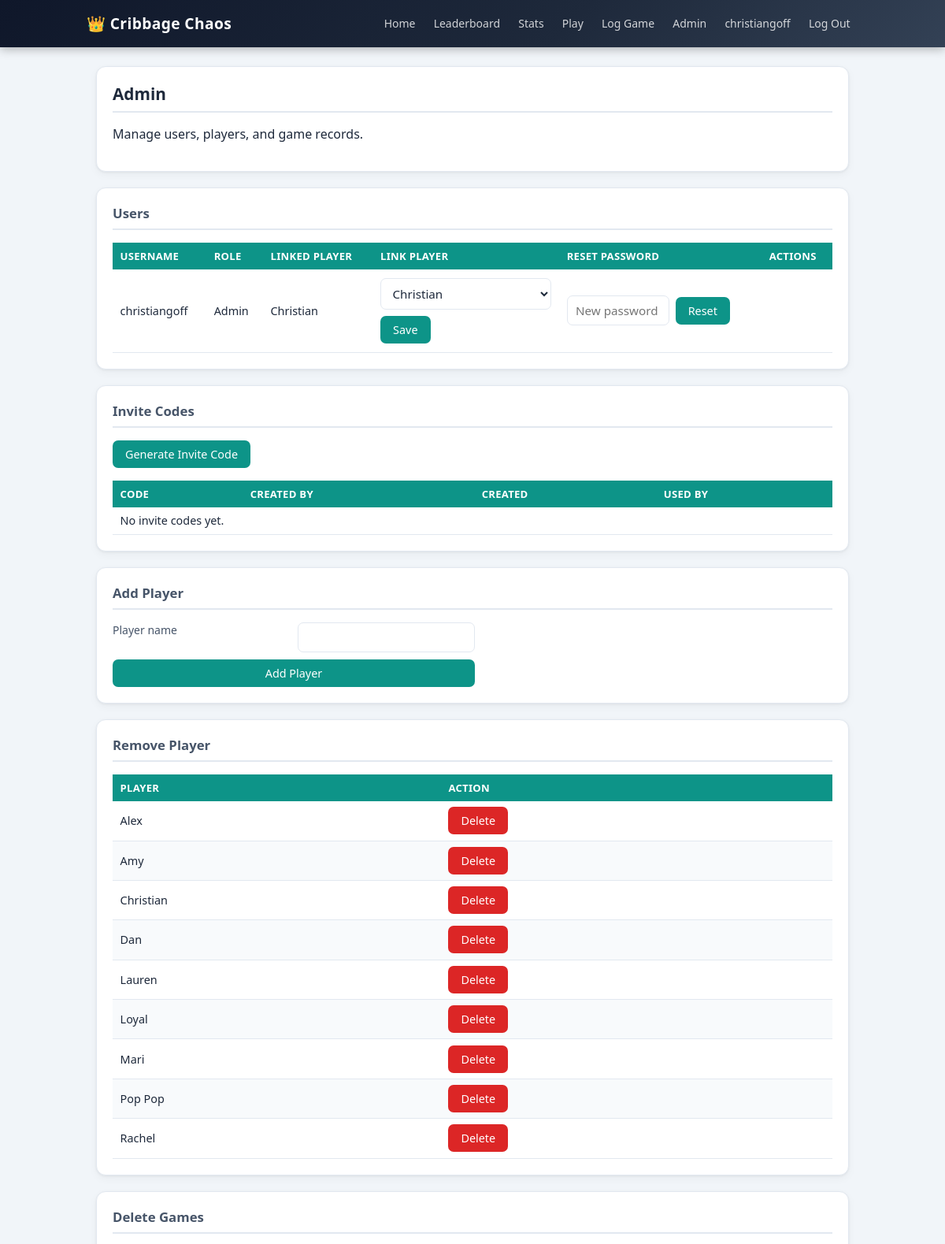
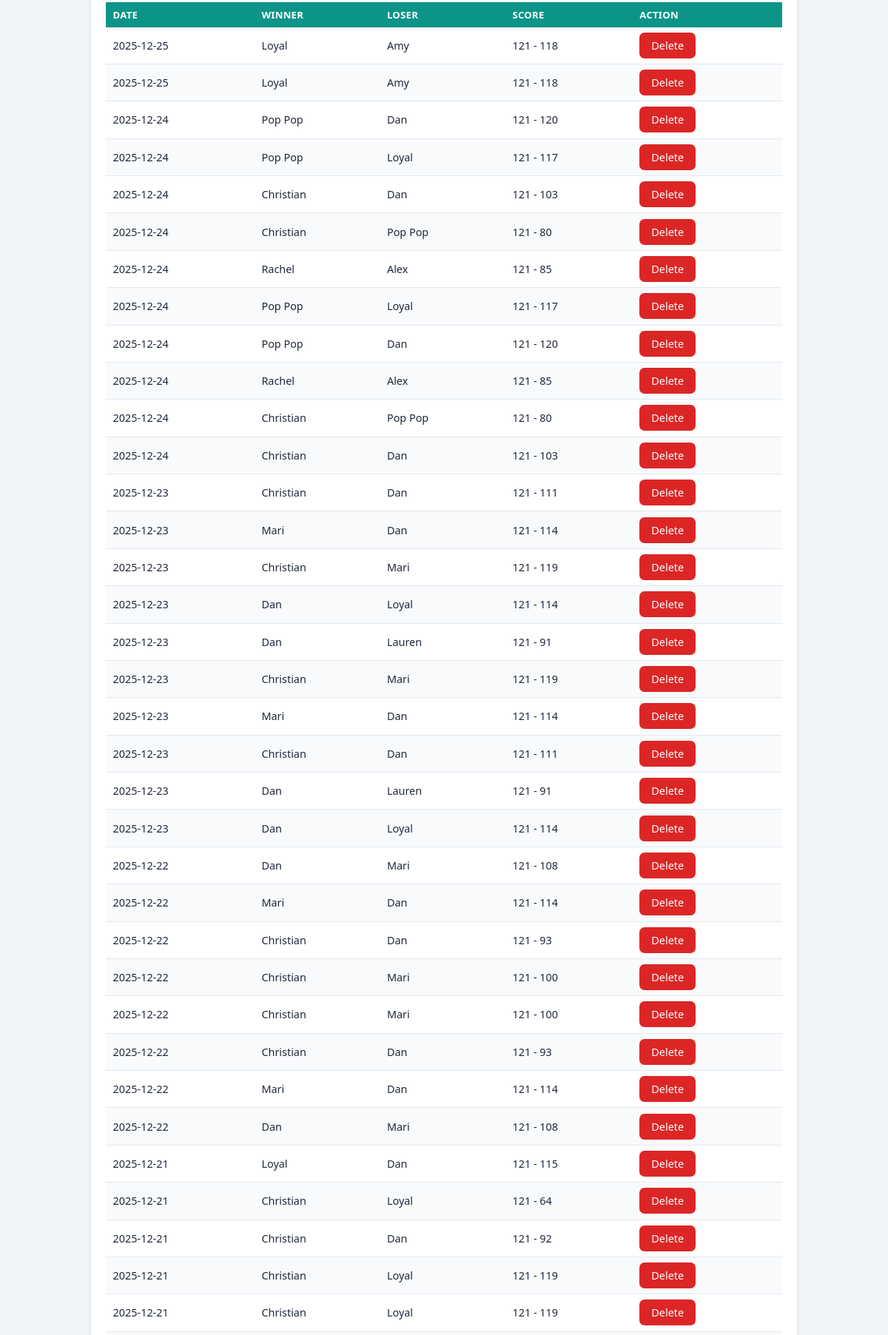
The page /admin (signed in, upper part) on the database its author committed (2 pictures, top to bottom).
### app.py (models this page shows, shortened)
class User(db.Model):
    __tablename__ = "users"
    id = db.Column(db.Integer, primary_key=True)
    username = db.Column(db.String(80), unique=True, nullable=False)
    password_hash = db.Column(db.String(200), nullable=False)
    is_admin = db.Column(db.Boolean, default=False, nullable=False)
    player_id = db.Column(db.Integer, db.ForeignKey("players.id"), nullable=True)
    created_at = db.Column(db.DateTime, nullable=False, default=datetime.utcnow)
    player = db.relationship("Player", foreign_keys=[player_id])

class Player(db.Model):
    __tablename__ = "players"
    id = db.Column(db.Integer, primary_key=True)
    name = db.Column(db.String(80), unique=True, nullable=False)
    created_at = db.Column(db.DateTime, nullable=False, default=datetime.utcnow)

class Game(db.Model):
    __tablename__ = "games"
    __table_args__ = (
        CheckConstraint("player1_id != player2_id", name="ck_unique_players"),
        CheckConstraint("player1_score >= 0", name="ck_player1_score_nonnegative"),
        CheckConstraint("player2_score >= 0", name="ck_player2_score_nonnegative"),
    )
    id = db.Column(db.Integer, primary_key=True)
    played_on = db.Column(db.Date, nullable=False)
    player1_id = db.Column(db.Integer, db.ForeignKey("players.id"), nullable=False)
    player2_id = db.Column(db.Integer, db.ForeignKey("players.id"), nullable=False)
    player1_score = db.Column(db.Integer, nullable=False)
    player2_score = db.Column(db.Integer, nullable=False)
    winner_id = db.Column(db.Integer, db.ForeignKey("players.id"), nullable=True)
    first_crib_id = db.Column(db.Integer, db.ForeignKey("players.id"), nullable=True)
    notes = db.Column(db.String(255), nullable=True)
    created_at = db.Column(db.DateTime, nullable=False, default=datetime.utcnow)
    player1 = db.relationship("Player", foreign_keys=[player1_id])
    player2 = db.relationship("Player", foreign_keys=[player2_id])
    winner = db.relationship("Player", foreign_keys=[winner_id])
    first_crib = db.relationship("Player", foreign_keys=[first_crib_id])
    @property
    def winner_score(self) -> int:
        if self.winner_id == self.player1_id:
            return self.player1_score
        if self.winner_id == self.player2_id:
            return self.player2_score
        return max(self.player1_score, self.player2_score)
    @property
    def loser_score(self) -> int:
        if self.winner_id == self.player1_id:
            return self.player2_score
        if self.winner_id == self.player2_id:
            return self.player1_score
        return min(self.player1_score, self.player2_score)
    @property
    def loser(self):
        if self.winner_id == self.player1_id:
            return self.player2
        if self.winner_id == self.player2_id:
            return self.player1
        return None

### app.py (the view)
@app.route("/admin")
@admin_required
def admin_panel():
    all_players = Player.query.order_by(Player.name.asc()).all()
    recent_games = Game.query.order_by(Game.played_on.desc(), Game.created_at.desc()).limit(50).all()
    all_users = User.query.order_by(User.username.asc()).all()
    invites = InviteCode.query.order_by(InviteCode.created_at.desc()).limit(50).all()
    return render_template("admin.html", players=all_players, recent_games=recent_games, users=all_users, invites=invites)

### app.py (called while the page is built)
def current_user() -> "User | None":
    uid = session.get("user_id")
    if uid:
        return User.query.get(uid)
    return None

def admin_required(view):
    @wraps(view)
    def wrapped(*args, **kwargs):
        u = current_user()
        if not u:
            flash("Please log in.", "error")
            return redirect(url_for("login"))
        if not u.is_admin:
            flash("Admin access required.", "error")
            return redirect(url_for("index"))
        return view(*args, **kwargs)
    return wrapped

@app.context_processor
def inject_auth_context():
    u = current_user()
    return {"is_admin": bool(u and u.is_admin), "current_user": u}

### templates/admin.html (shortened to what this page needs)
{% extends "layout.html" %}
{% block content %}
<section class="panel">
  <h2>Admin</h2>
  <p>Manage users, players, and game records.</p>
</section>
<section class="panel">
  <h3>Users</h3>
  <table>
    <thead>
      <tr>
        <th>Username</th>
        <th>Role</th>
        <th>Linked Player</th>
        <th>Link Player</th>
        <th>Reset Password</th>
        <th>Actions</th>
      </tr>
    </thead>
    <tbody>
      {% for user in users %}
      <tr>
        <td>{{ user.username }}</td>
        <td>{{ "Admin" if user.is_admin else "User" }}</td>
        <td>{{ user.player.name if user.player else "—" }}</td>
        <td>
          <form method="post" action="{{ url_for('admin_link_player', user_id=user.id) }}" class="inline-form">
            <select name="player_id">
              {% for p in players %}
                <option value="{{ p.id }}" {% if user.player_id == p.id %}selected{% endif %}>{{ p.name }}</option>
              {% endfor %}
            </select>
            <button type="submit">Save</button>
          </form>
        </td>
        <td>
          <form method="post" action="{{ url_for('admin_reset_password', user_id=user.id) }}" class="inline-form" onsubmit="return confirm('Reset password for {{ user.username }}?');">
            <input name="new_password" type="password" placeholder="New password" minlength="6" required style="width:130px">
            <button type="submit">Reset</button>
          </form>
        </td>
        <td>
        </td>
      </tr>
      {% else %}
      <tr><td colspan="6">No users yet.</td></tr>
      {% endfor %}
    </tbody>
  </table>
</section>
<section class="panel">
  <h3>Invite Codes</h3>
  <form method="post" action="{{ url_for('admin_generate_invite') }}" style="margin-bottom:1rem">
    <button type="submit">Generate Invite Code</button>
  </form>
  <table>
    <thead>
      <tr>
        <th>Code</th>
        <th>Created by</th>
        <th>Created</th>
        <th>Used by</th>
      </tr>
    </thead>
    <tbody>
      {% for invite in invites %}
      <tr>
        <td><code>{{ invite.code }}</code></td>
        <td>{{ invite.created_by.username }}</td>
        <td>{{ invite.created_at.strftime("%Y-%m-%d") }}</td>
        <td>{{ invite.used_by.username if invite.used_by else "—" }}</td>
      </tr>
      {% else %}
      <tr><td colspan="4">No invite codes yet.</td></tr>
      {% endfor %}
    </tbody>
  </table>
</section>
<section class="panel">
  <h3>Add Player</h3>
  <form method="post" action="{{ url_for('admin_add_player') }}" class="form-grid narrow-form">
    <label for="name">Player name</label>
    <input id="name" name="name" type="text" maxlength="80" required>
    <button type="submit">Add Player</button>
  </form>
</section>
<section class="panel">
  <h3>Remove Player</h3>
  <table>
    <thead>
      <tr>
        <th>Player</th>
        <th>Action</th>
      </tr>
    </thead>
    <tbody>
      {% for player in players %}
      <tr>
        <td>{{ player.name }}</td>
        <td>
          <form method="post" action="{{ url_for('admin_delete_player', player_id=player.id) }}" onsubmit="return confirm('Delete player {{ player.name }}?');">
            <button type="submit" class="danger">Delete</button>
          </form>
        </td>
      </tr>
      {% else %}
      <tr><td colspan="2">No players found.</td></tr>
      {% endfor %}
    </tbody>
  </table>
</section>
<section class="panel">
  <h3>Delete Games</h3>
  <table>
    <thead>
      <tr>
        <th>Date</th>
        <th>Winner</th>
        <th>Loser</th>
        <th>Score</th>
        <th>Action</th>
      </tr>
    </thead>
    <tbody>
      {% for game in recent_games %}
      <tr>
        <td>{{ game.played_on }}</td>
        <td>{{ game.winner.name if game.winner else "N/A" }}</td>
        <td>{{ game.loser.name if game.loser else "N/A" }}</td>
        <td>{{ game.winner_score }} - {{ game.loser_score }}</td>
        <td>
          <form method="post" action="{{ url_for('admin_delete_game', game_id=game.id) }}" onsubmit="return confirm('Delete game #{{ game.id }}?');">
            <button type="submit" class="danger">Delete</button>
          </form>
        </td>
      </tr>
      {% else %}
      <tr><td colspan="5">No games found.</td></tr>
      {% endfor %}
    </tbody>
  </table>
</section>
{% endblock %}

### templates/layout.html (shortened to what this page needs)
<!doctype html>
<html lang="en">
<head>
  <link rel="stylesheet" href="{{ url_for('static', filename='style.css') }}">
</head>
<body>
  <header>
    <div class="header-inner">
      <h1>👑 Cribbage Chaos</h1>
      <nav id="nav-menu">
        <a href="{{ url_for('index') }}">Home</a>
        <a href="{{ url_for('leaderboard') }}">Leaderboard</a>
        <a href="{{ url_for('stats') }}">Stats</a>
        <a href="{{ url_for('play_lobby') }}">Play</a>
        {% if current_user %}
          <a href="{{ url_for('games') }}">Log Game</a>
          {% if is_admin %}
            <a href="{{ url_for('admin_panel') }}">Admin</a>
          {% endif %}
          <a href="{{ url_for('account') }}">{{ current_user.username }}</a>
          <form method="post" action="{{ url_for('logout') }}" class="inline-nav-form">
            <button type="submit" class="link-button">Log Out</button>
          </form>
        {% else %}
          <a href="{{ url_for('login') }}">Log In</a>
          <a href="{{ url_for('register') }}">Register</a>
        {% endif %}
      </nav>
    </div>
  </header>
  <main>
    {% block content %}{% endblock %}
  </main>
</body>
</html>

### static/style.css (style rules this page uses)
:root { --bg: #f1f5f9; --ink: #1e293b; --panel: #ffffff; --line: #e2e8f0; --accent: #0d9488; --accent-dark: #0f766e; --accent-light: #f0fdfa; --gold: #f59e0b; --ok: #16a34a; --err: #dc2626; }
* { box-sizing: border-box; }
body { margin: 0; font-family: system-ui, -apple-system, "Segoe UI", Roboto, sans-serif; color: var(--ink); background: var(--bg); min-height: 100vh; }
header { background: linear-gradient(135deg, #0f172a 0%, #1e293b 60%, #334155 100%); color: white; box-shadow: 0 2px 12px rgba(0,0,0,0.3); position: sticky; top: 0; z-index: 100; }
.header-inner { max-width: 1020px; margin: 0 auto; padding: 0.875rem 1.25rem; display: flex; align-items: center; gap: 1rem; }
header h1 { margin: 0; font-size: 1.2rem; font-weight: 700; letter-spacing: 0.02em; white-space: nowrap; flex-shrink: 0; }
nav { display: flex; gap: 0.15rem; align-items: center; flex-wrap: wrap; margin-left: auto; }
nav a { color: rgba(255,255,255,0.8); text-decoration: none; font-size: 0.875rem; padding: 0.4rem 0.65rem; border-radius: 6px; transition: background 0.15s, color 0.15s; }
main { max-width: 980px; margin: 1.5rem auto; padding: 0 0.75rem; }
.panel { background: var(--panel); border: 1px solid var(--line); border-radius: 12px; padding: 1.25rem; margin-bottom: 1.25rem; box-shadow: 0 1px 3px rgba(0,0,0,0.06), 0 4px 12px rgba(0,0,0,0.04); }
.panel h2, .panel h3 { margin-top: 0; color: var(--ink); border-bottom: 2px solid var(--line); padding-bottom: 0.5rem; margin-bottom: 1rem; font-weight: 600; }
.panel h2 { font-size: 1.3rem; }
.panel h3 { font-size: 1.05rem; color: #475569; }
table { width: 100%; border-collapse: collapse; font-size: 0.9rem; }
th { background: var(--accent); color: white; padding: 0.5rem 0.6rem; text-align: left; white-space: nowrap; font-weight: 600; letter-spacing: 0.02em; font-size: 0.82rem; text-transform: uppercase; }
td { border-bottom: 1px solid var(--line); padding: 0.45rem 0.6rem; text-align: left; }
tbody tr:nth-child(even) td { background: #f8fafc; }
.form-grid { display: grid; grid-template-columns: 1fr; gap: 0.6rem; }
.inline-form { display: flex; gap: 0.5rem; align-items: center; flex-wrap: wrap; margin: 0.25rem 0; }
label { font-size: 0.875rem; color: #475569; font-weight: 500; }
input, select { padding: 0.5rem 0.65rem; border: 1.5px solid var(--line); border-radius: 7px; background: #fff; font-family: inherit; font-size: 0.95rem; width: 100%; color: var(--ink); transition: border-color 0.15s, box-shadow 0.15s; }
button { padding: 0.5rem 1rem; border: none; border-radius: 7px; background: var(--accent); color: white; cursor: pointer; font-family: inherit; font-size: 0.9rem; font-weight: 500; transition: background 0.15s, transform 0.1s, box-shadow 0.15s; }
button.danger { background: #dc2626; }
.inline-nav-form { margin: 0; }
.link-button { background: transparent; border: none; color: rgba(255,255,255,0.8); padding: 0.4rem 0.65rem; font-size: 0.875rem; cursor: pointer; border-radius: 6px; font-family: inherit; font-weight: normal; text-decoration: none; box-shadow: none; }
.narrow-form { max-width: 460px; }
@media (min-width: 700px) { .form-grid { grid-template-columns: 1fr 1fr; } }
@media (min-width: 700px) { .form-grid button { grid-column: span 2; } }

### rows shown on the page
User: username "christiangoff", is_admin "Admin", player "Christian", player_id "Christian"
Player: name "Alex"
Player: name "Amy"
Player: name "Christian"
Player: name "Dan"
Player: name "Lauren"
Player: name "Loyal"
Player: name "Mari"
Player: name "Pop Pop"
Player: name "Rachel"
Game: played_on "2025-12-25", winner "Loyal", loser "Amy", winner_score "121", loser_score "118"
Game: played_on "2025-12-25", winner "Loyal", loser "Amy", winner_score "121", loser_score "118"
Game: played_on "2025-12-24", winner "Pop Pop", loser "Dan", winner_score "121", loser_score "120"
Game: played_on "2025-12-24", winner "Pop Pop", loser "Loyal", winner_score "121", loser_score "117"
Game: played_on "2025-12-24", winner "Christian", loser "Dan", winner_score "121", loser_score "103"
Game: played_on "2025-12-24", winner "Christian", loser "Pop Pop", winner_score "121", loser_score "80"
Game: played_on "2025-12-24", winner "Rachel", loser "Alex", winner_score "121", loser_score "85"
Game: played_on "2025-12-24", winner "Pop Pop", loser "Loyal", winner_score "121", loser_score "117"
Game: played_on "2025-12-24", winner "Pop Pop", loser "Dan", winner_score "121", loser_score "120"
Game: played_on "2025-12-24", winner "Rachel", loser "Alex", winner_score "121", loser_score "85"
Game: played_on "2025-12-24", winner "Christian", loser "Pop Pop", winner_score "121", loser_score "80"
Game: played_on "2025-12-24", winner "Christian", loser "Dan", winner_score "121", loser_score "103"
Game: played_on "2025-12-23", winner "Christian", loser "Dan", winner_score "121", loser_score "111"
Game: played_on "2025-12-23", winner "Mari", loser "Dan", winner_score "121", loser_score "114"
Game: played_on "2025-12-23", winner "Christian", loser "Mari", winner_score "121", loser_score "119"
Game: played_on "2025-12-23", winner "Dan", loser "Loyal", winner_score "121", loser_score "114"
Game: played_on "2025-12-23", winner "Dan", loser "Lauren", winner_score "121", loser_score "91"
Game: played_on "2025-12-23", winner "Christian", loser "Mari", winner_score "121", loser_score "119"
Game: played_on "2025-12-23", winner "Mari", loser "Dan", winner_score "121", loser_score "114"
Game: played_on "2025-12-23", winner "Christian", loser "Dan", winner_score "121", loser_score "111"
Game: played_on "2025-12-23", winner "Dan", loser "Lauren", winner_score "121", loser_score "91"
Game: played_on "2025-12-23", winner "Dan", loser "Loyal", winner_score "121", loser_score "114"
Game: played_on "2025-12-22", winner "Dan", loser "Mari", winner_score "121", loser_score "108"
Game: played_on "2025-12-22", winner "Mari", loser "Dan", winner_score "121", loser_score "114"
Game: played_on "2025-12-22", winner "Christian", loser "Dan", winner_score "121", loser_score "93"
Game: played_on "2025-12-22", winner "Christian", loser "Mari", winner_score "121", loser_score "100"
Game: played_on "2025-12-22", winner "Christian", loser "Mari", winner_score "121", loser_score "100"
Game: played_on "2025-12-22", winner "Christian", loser "Dan", winner_score "121", loser_score "93"
Game: played_on "2025-12-22", winner "Mari", loser "Dan", winner_score "121", loser_score "114"
Game: played_on "2025-12-22", winner "Dan", loser "Mari", winner_score "121", loser_score "108"
Game: played_on "2025-12-21", winner "Loyal", loser "Dan", winner_score "121", loser_score "115"
Game: played_on "2025-12-21", winner "Christian", loser "Loyal", winner_score "121", loser_score "64"
Game: played_on "2025-12-21", winner "Christian", loser "Dan", winner_score "121", loser_score "92"
Game: played_on "2025-12-21", winner "Christian", loser "Loyal", winner_score "121", loser_score "119"
Game: played_on "2025-12-21", winner "Christian", loser "Loyal", winner_score "121", loser_score "119"
